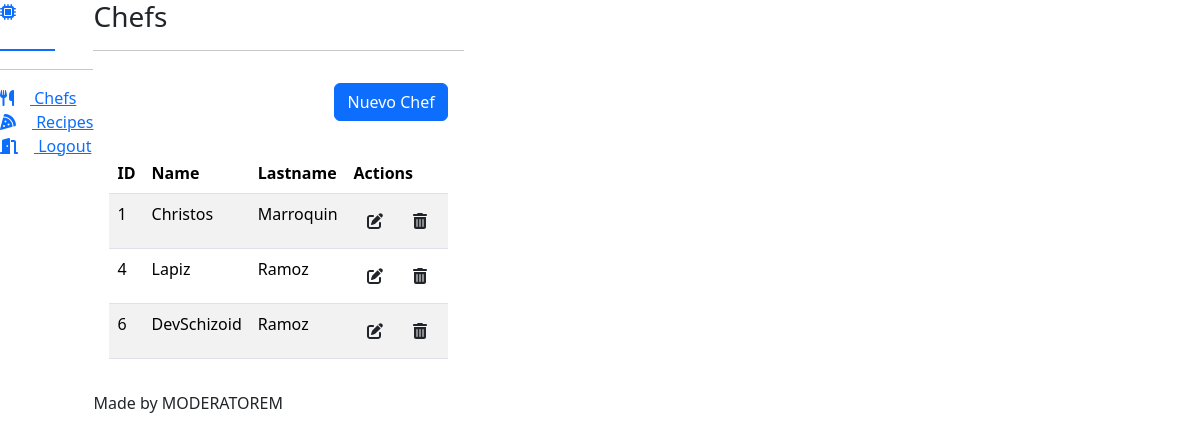
Page /chefs/ (signed in) on the earlier database version.
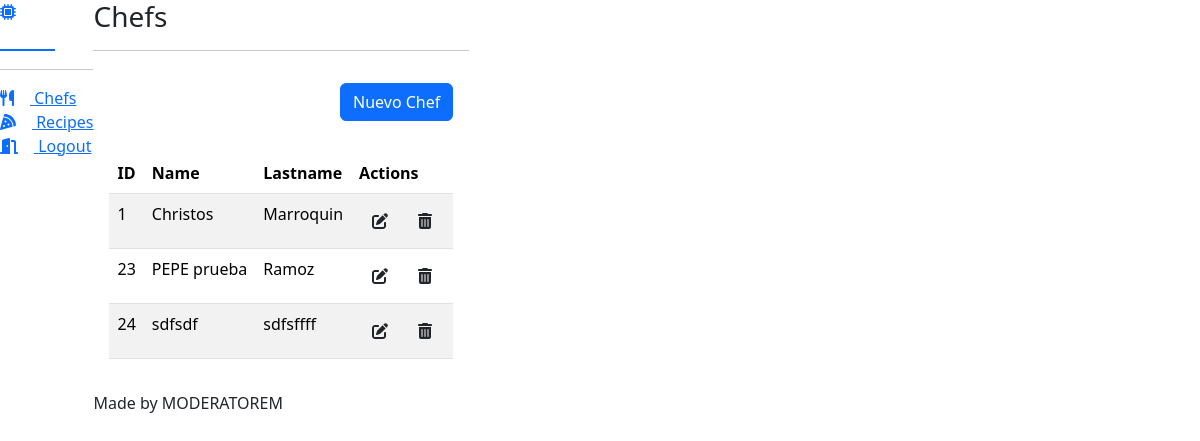
Same page on the later database version.
### apps/chefs/models.py (models this page shows, shortened)
class Chef(Base):
    name = models.CharField("Name", max_length=30, blank=False, null=False)
    last_name = models.CharField("Last name", max_length=30, blank=False, null=False)
    class Meta:
        verbose_name = "Chef"
        verbose_name_plural = "Chefs"

### apps/chefs/views.py (the view)
# urls.py: path("", login_required(views.ListView.as_view()), name="index"),
class ListView(generic.ListView):
    template_name = "chefs/index.html"
    context_object_name = "chefs"
    model = Chef
    queryset = model.objects.all()

### templates/chefs/index.html (shortened to what this page needs)
{% extends "index.html" %}
{% block body %}
<div class="d-flex justify-content-end align-items-center">
  <div class="col-12 text-end p-3">
    <button class="btn btn-primary" onclick="openModal('#modal_chef', '{% url 'chefs:create' %}')">Nuevo Chef</button>
  </div>
</div>
{% if chefs %}
  <div class="d-flex justify-content-center">
    <div class="col-12 p-3">
      <table class="table patientsHeadClass table-striped">
        <thead>
          <tr>
            <th>ID</th>
            <th>Name</th>
            <th>Lastname</th>
            <th>Actions</th>
          </tr>
        </thead>
        <tbody>
          {% for chef in chefs %}
          <tr>
            <td>{{chef.id}}</td>
            <td>{{chef.name}}</td>
            <td>{{chef.last_name}}</td>
            <td>
              <button class="btn" onclick="openModal('#modal_chef', '{% url 'chefs:update' chef.id %}')">
                <i class="fa-solid fa-pen-to-square"></i>
              </button>
              <button class="btn"  onclick="openModal('#modal_chef','{% url 'chefs:delete' chef.id %}')">
                <i class="fa-solid fa-trash-can"></i>
              </button>
            </td>
          </tr>
          {% endfor %}
        </tbody>
      </table>
    </div>
  </div>
{% else %}
<h1>No existen chefs</h1>
{% endif %}
{% endblock body %}

### templates/index.html (shortened to what this page needs)
{% load static %}
{% load compress %}
<!DOCTYPE html>
<html lang="en">
  <head>
    <link href="https://cdn.jsdelivr.net/npm/bootstrap@5.3.2/dist/css/bootstrap.min.css" rel="stylesheet">
    {% compress css %}
      <link type="text/x-scss" href="{% static 'scss/index.scss' %}" rel="stylesheet" media="screen">
    {% endcompress %}
  </head>
  <body>
    <div class="d-flex">
      {% include "navbar.html" %}
      <div class="sideMainContainer mainContainer">
        <header>
          <h3>
          </h3>
          <hr />
        </header>
        <main class="mainContent">
          {% block body %}{% endblock body %}
        </main>
        <footer class="footerContent">Made by MODERATOREM</footer>
      </div>
    </div>
  </body>
</html>

### templates/navbar.html (shortened to what this page needs)
<nav class="sidebar">
    <div class="sidebar__sidebarRouteContainer">
      <a class="sidebar__sidebarRoute" href="{% url 'index' %}">
        <i class="fa-solid fa-microchip me-3"></i>
        <h4 class="text-white m-0">DAPI</h4>
      </a>
      <hr />
    </div>
    <div class="d-flex flex-column">
        <div class="sidebar__sidebarRouteContainer">
            <a
                class="sidebar__sidebarRoute sidebar__sidebarRoute--button"
                href="{% url 'chefs:index' %}"
            >
                <i class="fa-solid fa-utensils me-3"></i>
                <span>Chefs</span>
            </a>
        </div>
        <div class="sidebar__sidebarRouteContainer">
            <a
                class="sidebar__sidebarRoute sidebar__sidebarRoute--button"
                href="{% url 'recipes:index' %}"
            >
                <i class="fa-solid fa-pizza-slice me-3"></i>
                <span>Recipes</span>
            </a>
        </div>
      <div class="sidebar__sidebarRouteContainer">
        <a
            href="{% url 'users:logout' %}"
          class="sidebar__sidebarRoute sidebar__sidebarRoute--button"
        >
          <i class="fa-solid fa-door-open me-3"></i>
          <span>Logout</span>
        </a>
      </div>
    </div>
  </nav>

Differences in the rows shown:
removed Chef: id "4", name "Lapiz", last_name "Ramoz"
removed Chef: id "6", name "DevSchizoid", last_name "Ramoz"
added Chef: id "23", name "PEPE prueba", last_name "Ramoz"
added Chef: id "24", name "sdfsdf", last_name "sdfsffff"
